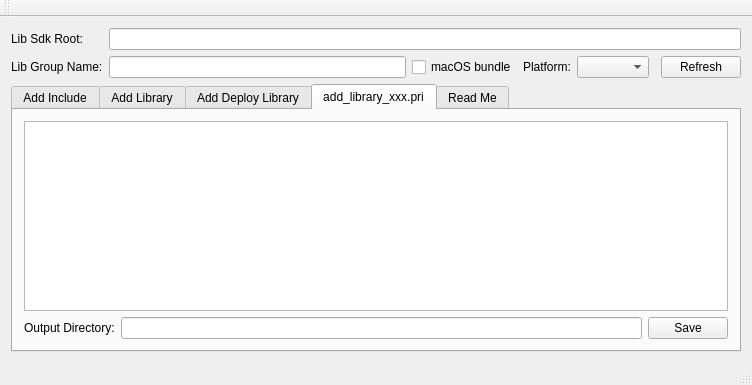
<?xml version="1.0" encoding="UTF-8"?>
<ui version="4.0">
 <class>MainWindow</class>
 <widget class="QMainWindow" name="MainWindow">
  <property name="geometry">
   <rect>
    <x>0</x>
    <y>0</y>
    <width>752</width>
    <height>385</height>
   </rect>
  </property>
  <property name="windowTitle">
   <string>AddLibraryTool</string>
  </property>
  <widget class="QWidget" name="centralWidget">
   <layout class="QGridLayout" name="gridLayout">
    <item row="2" column="0" colspan="7">
     <widget class="QTabWidget" name="tabWidget">
      <property name="layoutDirection">
       <enum>Qt::LeftToRight</enum>
      </property>
      <property name="tabShape">
       <enum>QTabWidget::Rounded</enum>
      </property>
      <property name="currentIndex">
       <number>3</number>
      </property>
      <widget class="QWidget" name="tab">
       <attribute name="title">
        <string>Add Include</string>
       </attribute>
       <layout class="QHBoxLayout" name="horizontalLayout">
        <item>
         <widget class="QTextBrowser" name="textBrowser"/>
        </item>
       </layout>
      </widget>
      <widget class="QWidget" name="tab_2">
       <attribute name="title">
        <string>Add Library</string>
       </attribute>
       <layout class="QHBoxLayout" name="horizontalLayout_2">
        <item>
         <widget class="QTextBrowser" name="textBrowser_2"/>
        </item>
       </layout>
      </widget>
      <widget class="QWidget" name="tab_4">
       <attribute name="title">
        <string>Add Deploy Library</string>
       </attribute>
       <layout class="QHBoxLayout" name="horizontalLayout_4">
        <item>
         <widget class="QTextBrowser" name="textBrowser_3"/>
        </item>
       </layout>
      </widget>
      <widget class="QWidget" name="tab_5">
       <attribute name="title">
        <string>add_library_xxx.pri</string>
       </attribute>
       <layout class="QGridLayout" name="gridLayout_2">
        <item row="1" column="1">
         <widget class="QLineEdit" name="lineEdit_3"/>
        </item>
        <item row="1" column="2">
         <widget class="QPushButton" name="pushButton_2">
          <property name="text">
           <string>Save</string>
          </property>
         </widget>
        </item>
        <item row="1" column="0">
         <widget class="QLabel" name="label_3">
          <property name="text">
           <string>Output Directory:</string>
          </property>
         </widget>
        </item>
        <item row="0" column="0" colspan="3">
         <widget class="QTextBrowser" name="textBrowser_4"/>
        </item>
       </layout>
      </widget>
      <widget class="QWidget" name="tab_3">
       <attribute name="title">
        <string>Read Me</string>
       </attribute>
       <layout class="QHBoxLayout" name="horizontalLayout_3">
        <item>
         <widget class="QPlainTextEdit" name="plainTextEdit">
          <property name="plainText">
           <string>Lib Sdk Root说的是安放SDK的根目录ROOT，下面有很多SDK目录，比如SDL、FFmpeg、QQt，

LibGroupName是根目录下SDK的主目录名，

Platform是说通过哪个平台的SDK遍历libName，其实platform下面包括include, lib, bin等等几个重要文件夹。

add_deploy_library()和add_library()是一样的。

add_library_xxx.pri会被保存到Lib Sdk Root。

macOS bundle 代表在苹果系统下，使用bundle格式的library，默认是使用的，而且建议使用。</string>
          </property>
         </widget>
        </item>
       </layout>
      </widget>
     </widget>
    </item>
    <item row="1" column="1">
     <widget class="QLineEdit" name="lineEdit_2"/>
    </item>
    <item row="0" column="0">
     <widget class="QLabel" name="label">
      <property name="text">
       <string>Lib Sdk Root:</string>
      </property>
     </widget>
    </item>
    <item row="1" column="0">
     <widget class="QLabel" name="label_2">
      <property name="text">
       <string>Lib Group Name:</string>
      </property>
     </widget>
    </item>
    <item row="1" column="4">
     <widget class="QComboBox" name="comboBox"/>
    </item>
    <item row="1" column="3">
     <widget class="QLabel" name="label_4">
      <property name="text">
       <string>Platform:</string>
      </property>
     </widget>
    </item>
    <item row="1" column="6">
     <widget class="QPushButton" name="pushButton">
      <property name="text">
       <string>Refresh</string>
      </property>
     </widget>
    </item>
    <item row="0" column="1" colspan="6">
     <widget class="QLineEdit" name="lineEdit">
      <property name="text">
       <string/>
      </property>
     </widget>
    </item>
    <item row="1" column="2">
     <widget class="QCheckBox" name="checkBox">
      <property name="text">
       <string>macOS bundle</string>
      </property>
     </widget>
    </item>
   </layout>
  </widget>
  <widget class="QMenuBar" name="menuBar">
   <property name="geometry">
    <rect>
     <x>0</x>
     <y>0</y>
     <width>752</width>
     <height>17</height>
    </rect>
   </property>
  </widget>
  <widget class="QToolBar" name="mainToolBar">
   <attribute name="toolBarArea">
    <enum>TopToolBarArea</enum>
   </attribute>
   <attribute name="toolBarBreak">
    <bool>false</bool>
   </attribute>
  </widget>
  <widget class="QStatusBar" name="statusBar"/>
 </widget>
 <layoutdefault spacing="6" margin="11"/>
 <resources/>
 <connections/>
</ui>
